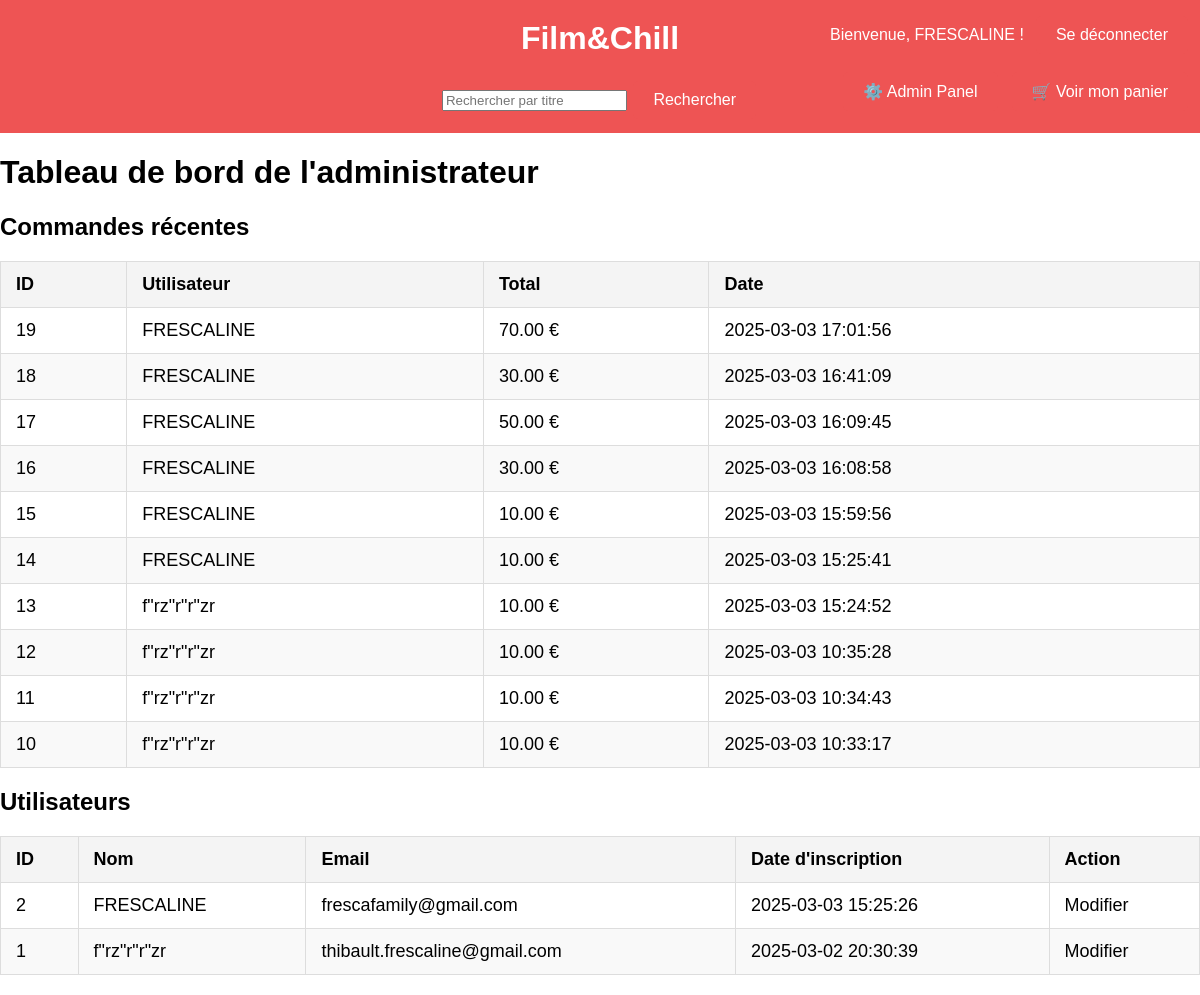
/index.php?action=adminDashboard (signed in), run on the app's committed database.
### tables this page shows
CREATE TABLE `command` (
  `id` int(11) NOT NULL,
  `user_id` int(11) NOT NULL,
  `total_price` decimal(10,2) NOT NULL,
  `created_at` timestamp NOT NULL DEFAULT current_timestamp()
);

CREATE TABLE `users` (
  `id` int(11) NOT NULL,
  `username` varchar(50) NOT NULL,
  `email` varchar(100) NOT NULL,
  `password` varchar(255) NOT NULL,
  `phone` varchar(20) DEFAULT NULL,
  `address_id` int(11) DEFAULT NULL,
  `created_at` timestamp NOT NULL DEFAULT current_timestamp(),
  `role` enum('user','admin','superadmin') NOT NULL DEFAULT 'user'
);

### controllers/AdminController.php (called while the page is built, shortened)
<?php
require_once 'models/AdminModel.php';
class AdminController
{
    private $pdo;
    public function __construct($pdo, $apiKey)
    {
        $this->pdo = $pdo;
    }
    public function dashboard()
    {
        $adminModel = new AdminModel($this->pdo);
        $orders = $adminModel->getAllOrders();
        $users = $adminModel->getAllUsers();
        require 'views/admin_dashboard.php';
    }
}
?>

### models/AdminModel.php (called while the page is built, shortened)
<?php
class AdminModel
{
    private $pdo;
    public function __construct($pdo)
    {
        $this->pdo = $pdo;
    }
    public function getAllOrders()
    {
        $stmt = $this->pdo->query("
            SELECT command.id, users.username AS user_name, command.total_price, command.created_at
            FROM command
            JOIN users ON command.user_id = users.id
            ORDER BY command.created_at DESC
        ");
        return $stmt->fetchAll(PDO::FETCH_ASSOC);
    }
    public function getAllUsers()
    {
        $stmt = $this->pdo->query("SELECT * FROM users WHERE role != 'admin' ORDER BY created_at DESC");
        return $stmt->fetchAll(PDO::FETCH_ASSOC);
    }
}
?>

### views/admin_dashboard.php (the view)
<?php include 'views/header.php'; ?>
<h1>Tableau de bord de l'administrateur</h1>
<h2>Commandes récentes</h2>
<table class="admin-table">
    <thead>
        <tr>
            <th>ID</th>
            <th>Utilisateur</th>
            <th>Total</th>
            <th>Date</th>
        </tr>
    </thead>
    <tbody>
        <?php foreach ($orders as $order): ?>
            <tr>
                <td><?php echo $order['id']; ?></td>
                <td><?php echo $order['user_name']; ?></td>
                <td><?php echo $order['total_price']; ?> €</td>
                <td><?php echo $order['created_at']; ?></td>
            </tr>
        <?php endforeach; ?>
    </tbody>
</table>
<h2>Utilisateurs</h2>
<table class="admin-table">
    <thead>
        <tr>
            <th>ID</th>
            <th>Nom</th>
            <th>Email</th>
            <th>Date d'inscription</th>
            <th>Action</th>
        </tr>
    </thead>
    <tbody>
        <?php foreach ($users as $user): ?>
            <tr>
                <td><?php echo $user['id']; ?></td>
                <td><?php echo $user['username']; ?></td>
                <td><?php echo $user['email']; ?></td>
                <td><?php echo $user['created_at']; ?></td>
                <td><a href="index.php?action=editUser&id=<?php echo $user['id']; ?>">Modifier</a></td>
            </tr>
        <?php endforeach; ?>
    </tbody>
</table>

### index.php (shortened to what this page needs)
<?php
require_once 'config/database.php';
require_once 'config/var.php';
$action = $_GET['action'] ?? 'index';
switch ($action) {
    case 'adminDashboard':
        require_once 'controllers/AdminController.php';
        $controller = new AdminController($pdo, $apiKey);
        $controller->dashboard();
        break;
}
?>

### views/header.php (shortened to what this page needs)
<!DOCTYPE html>
<html lang="fr">
<head>
    <link rel="stylesheet" href="public/css/style.css">
</head>
<body>
    <header>
        <nav class="navbar">
            <div class="site-name-container">
                <a href="index.php" class="site-name">Film&Chill</a>
            </div>
            <div class="auth-links">
                <?php if (isset($_SESSION['user_id'])): ?>
                    <div class="user-info">
                        <span>Bienvenue, <?php echo htmlspecialchars($_SESSION['user_name']); ?> !</span>
                        <a href="index.php?action=logout">Se déconnecter</a>
                    </div>
                    <div class="cart-container">
                        <?php if (isset($_SESSION['is_admin']) && $_SESSION['is_admin'] === 'admin'): ?>
                            <a href="index.php?action=adminDashboard" class="admin-btn">⚙️ Admin Panel</a>
                        <?php endif; ?>
                        <a href="index.php?action=showCart" class="cart-btn">🛒 Voir mon panier</a>
                    </div>
                <?php else: ?>
                    <a href="index.php?action=login">Se connecter</a>
                    <a href="index.php?action=register">Créer un compte</a>
                <?php endif; ?>
            </div>
        </nav>
        <form action="index.php" method="GET" class="search-form">
            <input type="text" name="query" placeholder="Rechercher par titre">
            <button type="submit">Rechercher</button>
        </form>
    </header>
</body>
</html>

### public/css/style.css (style rules this page uses)
body { font-family: Arial, sans-serif; margin: 0; padding: 0; }
header { background-color: #ee5454; color: #fff; padding: 10px; text-align: center; }
.navbar { display: flex; justify-content: center; align-items: center; padding: 10px; }
.site-name-container { flex: 1; text-align: center; }
.site-name { font-size: 2em; font-weight: bold; color: #fff; text-decoration: none; }
.auth-links { position: absolute; right: 10px; display: flex; flex-direction: column; align-items: flex-end; margin-top: 20px; }
button, .auth-links a { background-color: #ee5454; color: #fff; border: none; padding: 10px 20px; text-align: center; text-decoration: none; display: inline-block; font-size: 16px; margin: 4px 2px; cursor: pointer; border-radius: 5px; }
.search-form { text-align: center; margin-top: 10px; }
a { color: black; text-decoration: none; }
.cart-container { margin-top: 10px; display: flex; flex-direction: row; gap: 10px; align-items: center; }
.user-info { display: flex; align-items: center; gap: 10px; margin-top: 30px; }
.admin-btn { background-color: #4CAF50; color: white; padding: 10px 20px; text-align: center; text-decoration: none; display: inline-block; font-size: 16px; margin-top: 10px; border-radius: 5px; }
.admin-table { width: 100%; border-collapse: collapse; margin: 20px 0; font-size: 18px; text-align: left; }
.admin-table th, .admin-table td { padding: 12px 15px; border: 1px solid #ddd; }
.admin-table th { background-color: #f4f4f4; }
.admin-table tr:nth-child(even) { background-color: #f9f9f9; }

### data on the page
command: id "19", user.username "FRESCALINE", total_price "70.00", created_at "2025-03-03 17:01:56"
command: id "18", user.username "FRESCALINE", total_price "30.00", created_at "2025-03-03 16:41:09"
command: id "17", user.username "FRESCALINE", total_price "50.00", created_at "2025-03-03 16:09:45"
command: id "16", user.username "FRESCALINE", total_price "30.00", created_at "2025-03-03 16:08:58"
command: id "15", user.username "FRESCALINE", total_price "10.00", created_at "2025-03-03 15:59:56"
command: id "14", user.username "FRESCALINE", total_price "10.00", created_at "2025-03-03 15:25:41"
command: id "13", user.username "f\"rz\"r\"r\"zr", total_price "10.00", created_at "2025-03-03 15:24:52"
command: id "12", user.username "f\"rz\"r\"r\"zr", total_price "10.00", created_at "2025-03-03 10:35:28"
command: id "11", user.username "f\"rz\"r\"r\"zr", total_price "10.00", created_at "2025-03-03 10:34:43"
command: id "10", user.username "f\"rz\"r\"r\"zr", total_price "10.00", created_at "2025-03-03 10:33:17"
users: id "2", username "FRESCALINE", email "frescafamily@gmail.com", created_at "2025-03-03 15:25:26"
users: id "1", username "f\"rz\"r\"r\"zr", email "thibault.frescaline@gmail.com", created_at "2025-03-02 20:30:39"

### other printed values
$_SESSION['user_name'] "FRESCALINE"
